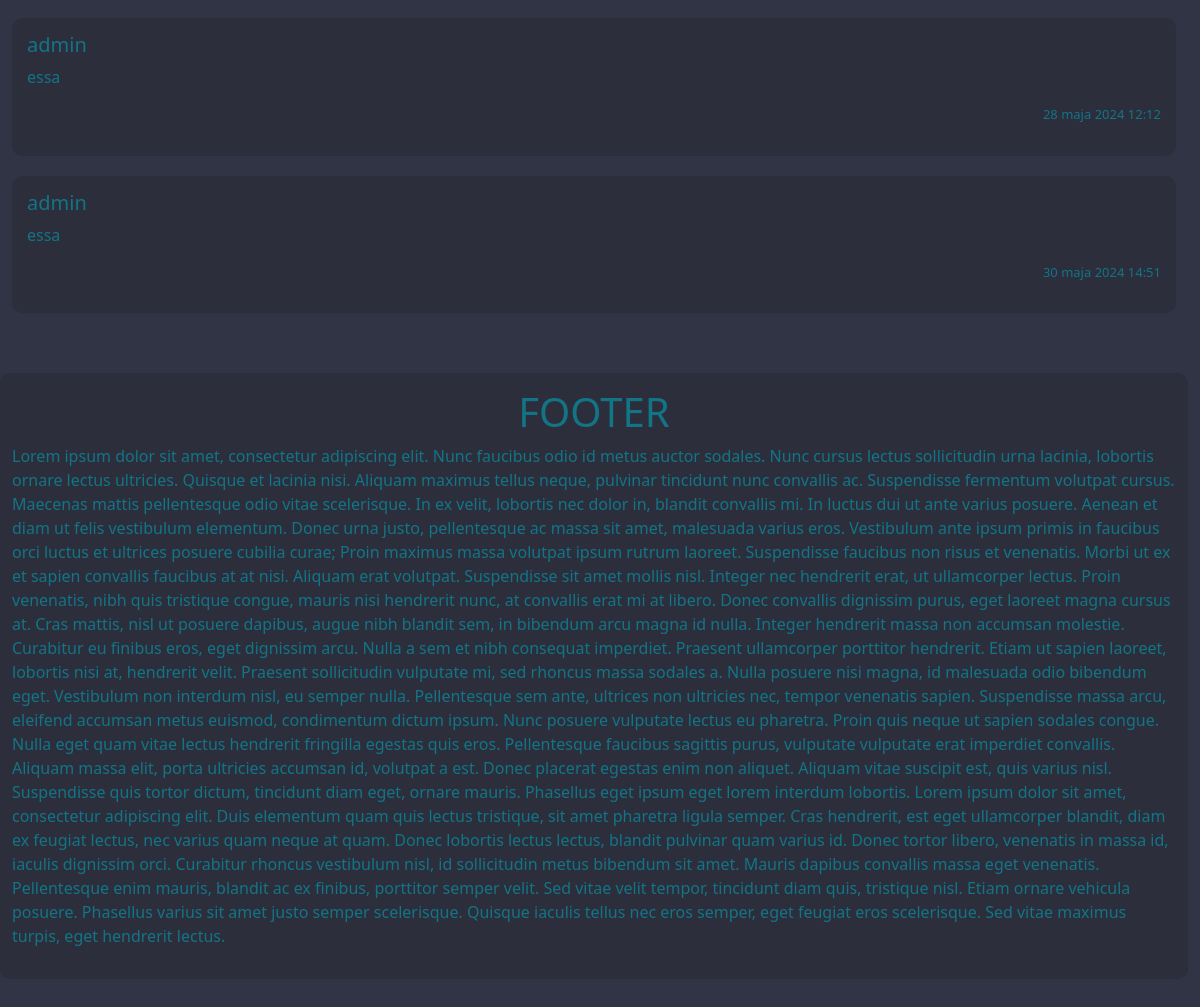
The app's page /blog/1/ (signed in, lower part), older data.
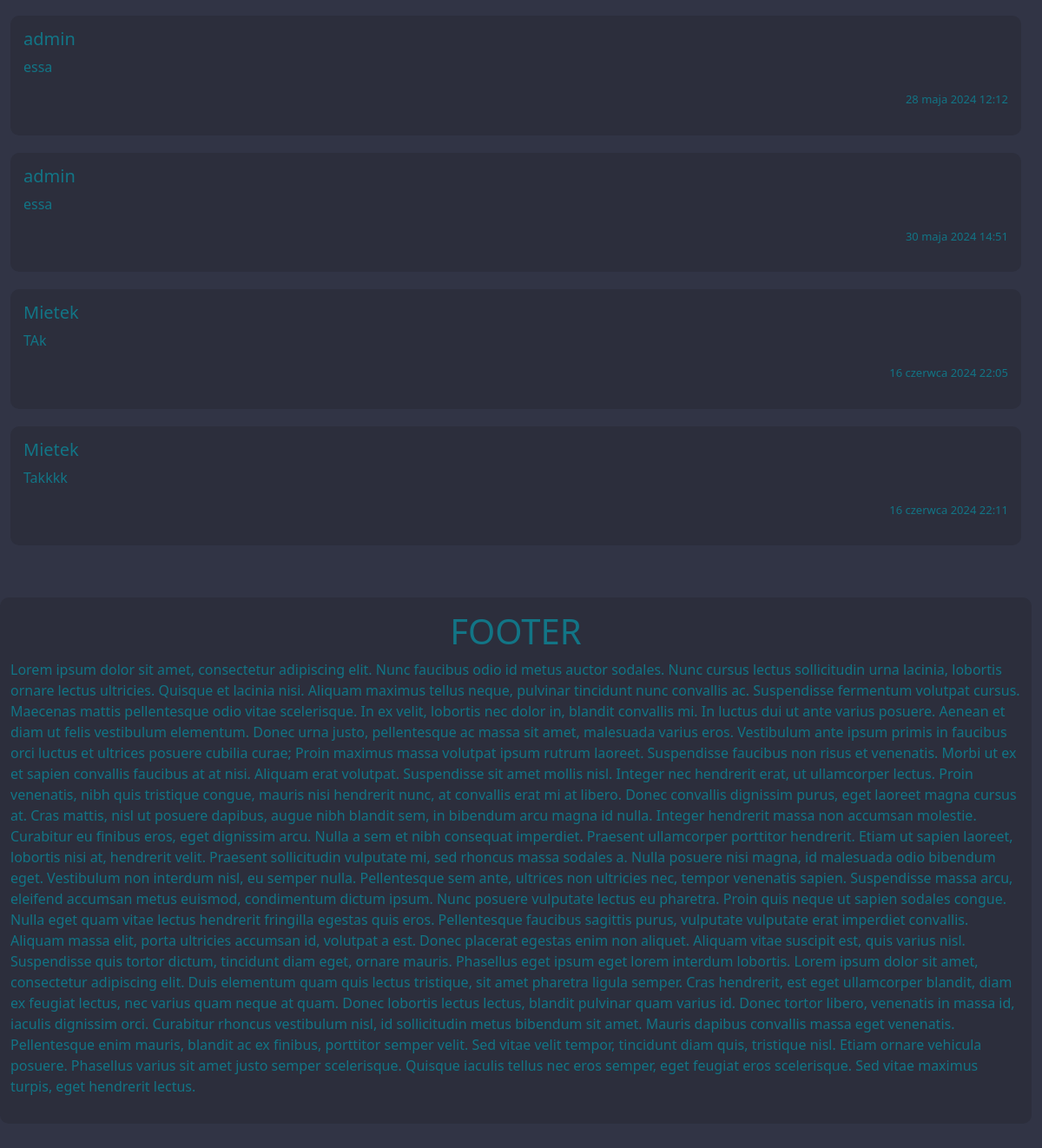
The same page, newer data.
### mainapp/models.py (models this page shows, shortened)
class Comment(models.Model):
    realization = models.ForeignKey(Realization, on_delete=models.CASCADE,
                                    verbose_name="Realizacja")  # Associated realization
    author = models.ForeignKey(User, on_delete=models.CASCADE, verbose_name='Autor komentarza')  # Author of the comment
    content = models.CharField(max_length=200, verbose_name='')  # Content of the comment
    date = models.DateTimeField(default=timezone.now, verbose_name='Data')  # Date and time when the comment was added
    class Meta:
        verbose_name_plural = "Komentarze"  # Plural name for the Comment model

### mainapp/views.py (the view)
# urls.py: path('blog/<int:entry_id>/', views.detail, name='detail'),
@login_required
@require_http_methods(["GET", "POST"])
def detail(request, entry_id):
    try:
        entry = get_object_or_404(Realization, pk=entry_id)
        comments = Comment.objects.filter(realization=entry)  # Get comments related to the realization
        if request.method == 'POST':
            comment_form = CommentForm(request.POST)
            if comment_form.is_valid():
                comment = comment_form.save(commit=False)
                comment.author = request.user
                comment.realization = entry
                comment.save()
                messages.success(request, "Komentarz został dodany.")
                logger.info(f"Nowy komentarz dodany przez {request.user} do realizacji {entry_id}")
                return redirect('mainapp:detail', entry_id=entry.id)
        else:
            comment_form = CommentForm()
        context = {'entry': entry, 'comments': comments, 'comment_form': comment_form}
        logger.debug(f"Widok szczegółowy dla realizacji {entry_id}")
        return render(request, 'mainapp/detail.html', context)
    except Realization.DoesNotExist:
        logger.error(f"Realizacja o id {entry_id} nie istnieje")
        raise Http404("Podany wpis nie istnieje")
    except Exception as e:
        logger.error(f"Błąd w widoku szczegółowym dla realizacji {entry_id}: {e}")
        return render(request, 'mainapp/error.html', {'error': str(e)})

### mainapp/templates/mainapp/detail.html (shortened to what this page needs)
{% extends 'mainapp/base.html' %}
{% block content %}
<div class="col-12">
        {% for comment in comments %}
            <article>
                <h5>{{ comment.author }}</h5>
                <p>{{ comment.content }}</p>
                <p style="font-size: small; text-align:right;">{{ comment.date }}</p>
            </article>
        {% empty %}
            Brak komentarzy, napisz pierwszy!
        {% endfor %}
</div>
{% endblock content %}

### mainapp/templates/mainapp/base.html (shortened to what this page needs)
<!doctype html>
<html lang="PL-pl">
<head>
        {% load django_bootstrap5 %}
        {% bootstrap_css %}
        {% load static %}
</head>
<body>
        <div class = "container-fluid container-md-8">
            <div class="row" >
                {% block content %}{% endblock content %}
            </div>
         <div class="row" style="position: relative;">
             <article>
                 <h1 class="col text-center">FOOTER</h1>
             <p>
                 Lorem ipsum dolor sit amet, consectetur adipiscing elit. Nunc faucibus odio id metus auctor sodales.
                 Nunc cursus lectus sollicitudin urna lacinia, lobortis ornare lectus ultricies. Quisque et lacinia nisi.
                 Aliquam maximus tellus neque, pulvinar tincidunt nunc convallis ac. Suspendisse fermentum volutpat cursus.
                 Maecenas mattis pellentesque odio vitae scelerisque. In ex velit, lobortis nec dolor in, blandit convallis mi.
                 In luctus dui ut ante varius posuere. Aenean et diam ut felis vestibulum elementum.
                 Donec urna justo, pellentesque ac massa sit amet, malesuada varius eros.
                 Vestibulum ante ipsum primis in faucibus orci luctus et ultrices posuere cubilia curae;
                 Proin maximus massa volutpat ipsum rutrum laoreet. Suspendisse faucibus non risus et venenatis.
                 Morbi ut ex et sapien convallis faucibus at at nisi. Aliquam erat volutpat. Suspendisse sit amet mollis nisl.
                 Integer nec hendrerit erat, ut ullamcorper lectus.
                 Proin venenatis, nibh quis tristique congue, mauris nisi hendrerit nunc, at convallis erat mi at libero.
                 Donec convallis dignissim purus, eget laoreet magna cursus at.
                 Cras mattis, nisl ut posuere dapibus, augue nibh blandit sem, in bibendum arcu magna id nulla.
                 Integer hendrerit massa non accumsan molestie. Curabitur eu finibus eros, eget dignissim arcu.
                 Nulla a sem et nibh consequat imperdiet. Praesent ullamcorper porttitor hendrerit.
                 Etiam ut sapien laoreet, lobortis nisi at, hendrerit velit. Praesent sollicitudin vulputate mi, sed rhoncus massa sodales a.
                 Nulla posuere nisi magna, id malesuada odio bibendum eget. Vestibulum non interdum nisl, eu semper nulla.
                 Pellentesque sem ante, ultrices non ultricies nec, tempor venenatis sapien.
                 Suspendisse massa arcu, eleifend accumsan metus euismod, condimentum dictum ipsum.
                 Nunc posuere vulputate lectus eu pharetra. Proin quis neque ut sapien sodales congue.
                 Nulla eget quam vitae lectus hendrerit fringilla egestas quis eros.
                 Pellentesque faucibus sagittis purus, vulputate vulputate erat imperdiet convallis.
                 Aliquam massa elit, porta ultricies accumsan id, volutpat a est. Donec placerat egestas enim non aliquet.
                 Aliquam vitae suscipit est, quis varius nisl. Suspendisse quis tortor dictum, tincidunt diam eget, ornare mauris.
                 Phasellus eget ipsum eget lorem interdum lobortis. Lorem ipsum dolor sit amet, consectetur adipiscing elit.
                 Duis elementum quam quis lectus tristique, sit amet pharetra ligula semper.
                 Cras hendrerit, est eget ullamcorper blandit, diam ex feugiat lectus, nec varius quam neque at quam.
                 Donec lobortis lectus lectus, blandit pulvinar quam varius id.
                 Donec tortor libero, venenatis in massa id, iaculis dignissim orci.
                 Curabitur rhoncus vestibulum nisl, id sollicitudin metus bibendum sit amet.
                 Mauris dapibus convallis massa eget venenatis.
                 Pellentesque enim mauris, blandit ac ex finibus, porttitor semper velit. Sed vitae velit tempor, tincidunt diam quis, tristique nisl.
                 Etiam ornare vehicula posuere. Phasellus varius sit amet justo semper scelerisque.
                 Quisque iaculis tellus nec eros semper, eget feugiat eros scelerisque. Sed vitae maximus turpis, eget hendrerit lectus.</p>
             </article>
            </div>
    </div>
    </body>
</html>

### mainapp/templates/mainapp/base.html (style rules this page uses)
div { #border: 1px red solid; margin-bottom: 20px; }
.text-blue,p { color: #127586; #background-color: #313445; }
body { background-color: #313445; color: #127586; max-width: 99%; }
article { background-color: #2c2e3c; border-radius: 10px; padding: 15px; margin-bottom: 20px; }

Row changes from the older to the newer data that the page shows:
added Comment: author "Mietek", content "TAk", date "16 czerwca 2024 22:05"
added Comment: author "Mietek", content "Takkkk", date "16 czerwca 2024 22:11"
